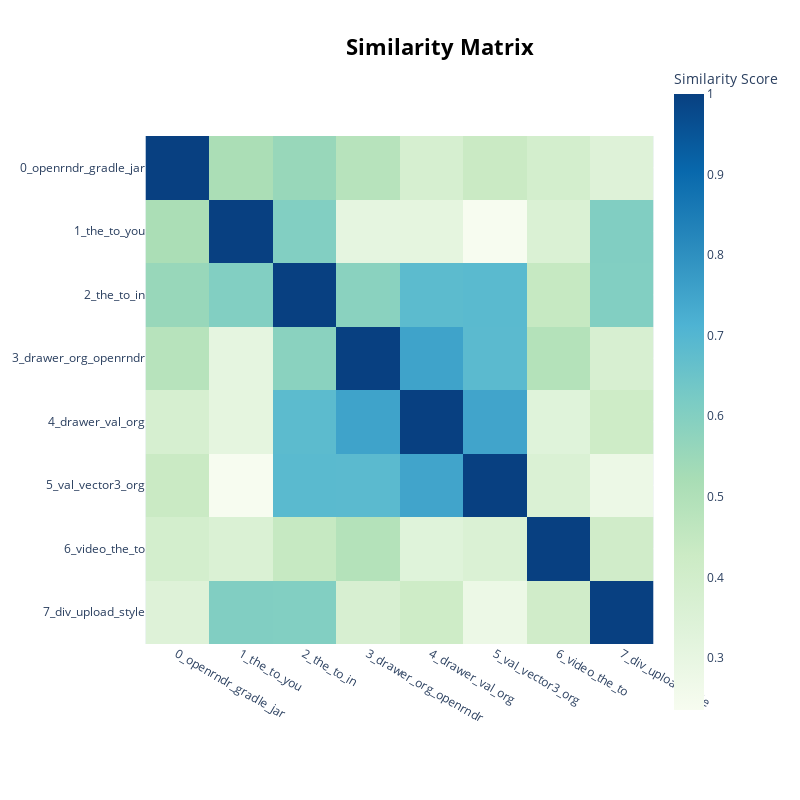

The code cell stored with this chart in its notebook:
### Code cell
topic_model.visualize_heatmap()

### Figure 1 — Plotly figure (JSON) as saved in the notebook; plotly's stock layout.template omitted (floating-point values rounded to 4 significant figures)
{"data": [{"coloraxis": "coloraxis", "hovertemplate": "x: %{x}<br>y: %{y}<br>Similarity Score: %{z}<extra></extra>", "name": "0", "type": "heatmap", "x": ["0_openrndr_gradle_jar", "1_the_to_you", "2_the_to_in", "3_drawer_org_openrndr", "4_drawer_val_org", "5_val_vector3_org", "6_video_the_to", "7_div_upload_style"], "xaxis": "x", "y": ["0_openrndr_gradle_jar", "1_the_to_you", "2_the_to_in", "3_drawer_org_openrndr", "4_drawer_val_org", "5_val_vector3_org", "6_video_the_to", "7_div_upload_style"], "yaxis": "y", "z": [[1.0, 0.5147, 0.5558, 0.483, 0.378, 0.4329, 0.3931, 0.3428], [0.5147, 1.0, 0.6027, 0.3104, 0.3111, 0.2354, 0.3604, 0.6046], [0.5558, 0.6027, 1.0, 0.5848, 0.6832, 0.6883, 0.4432, 0.6025], [0.483, 0.3104, 0.5848, 1.0, 0.7531, 0.6854, 0.4893, 0.3729], [0.378, 0.3111, 0.6832, 0.7531, 1.0, 0.7497, 0.3367, 0.4163], [0.4329, 0.2354, 0.6883, 0.6854, 0.7497, 1.0, 0.3607, 0.2812], [0.3931, 0.3604, 0.4432, 0.4893, 0.3367, 0.3607, 1.0, 0.4087], [0.3428, 0.6046, 0.6025, 0.3729, 0.4163, 0.2812, 0.4087, 1.0]]}], "layout": {"coloraxis": {"colorbar": {"title": {"text": "Similarity Score"}}, "colorscale": [[0, "rgb(247,252,240)"], [0.125, "rgb(224,243,219)"], [0.25, "rgb(204,235,197)"], [0.375, "rgb(168,221,181)"], [0.5, "rgb(123,204,196)"], [0.625, "rgb(78,179,211)"], [0.75, "rgb(43,140,190)"], [0.875, "rgb(8,104,172)"], [1, "rgb(8,64,129)"]]}, "height": 800, "hoverlabel": {"bgcolor": "white", "font": {"family": "Rockwell", "size": 16}}, "legend": {"title": {"text": "Trend"}}, "margin": {"t": 60}, "showlegend": true, "title": {"font": {"color": "Black", "size": 22}, "text": "<b>Similarity Matrix</b>", "x": 0.55, "xanchor": "center", "y": 0.95, "yanchor": "top"}, "width": 800, "xaxis": {"anchor": "y", "constrain": "domain", "domain": [0, 1], "scaleanchor": "y"}, "yaxis": {"anchor": "x", "autorange": "reversed", "constrain": "domain", "domain": [0, 1]}}}
